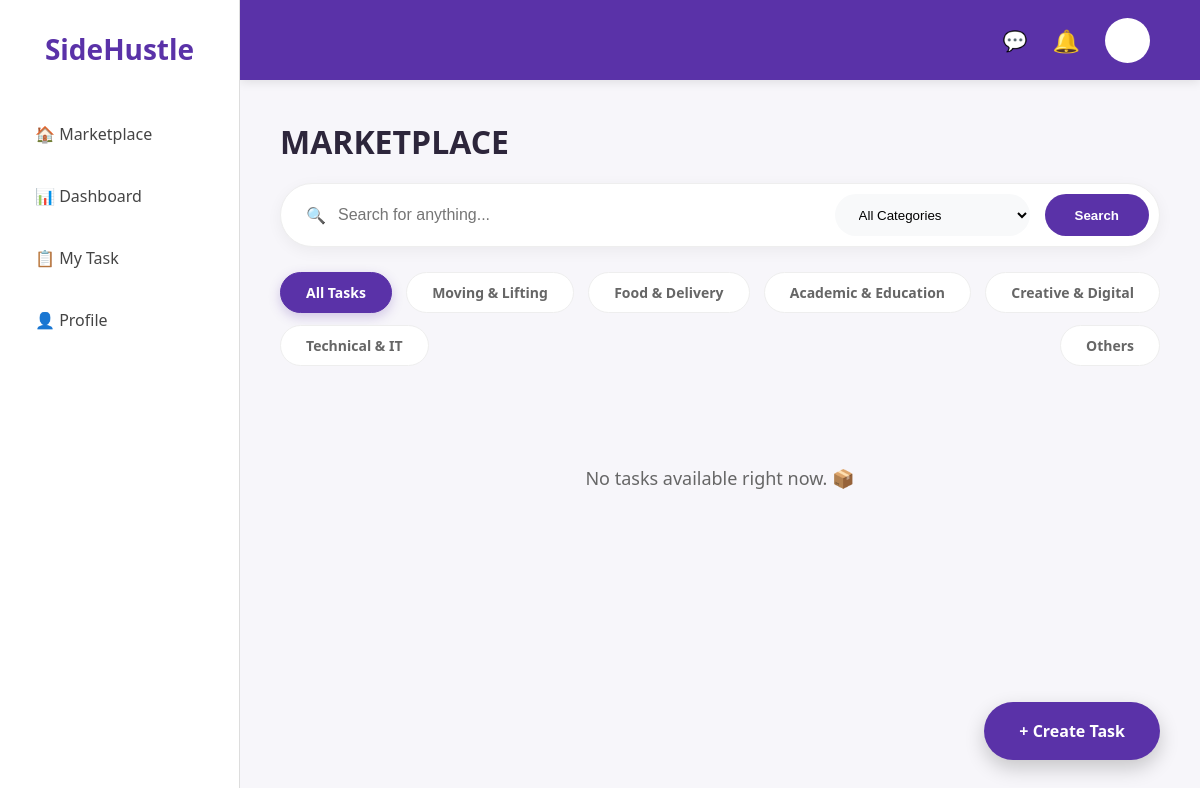
/marketplace, run on an earlier commit of the app's database.
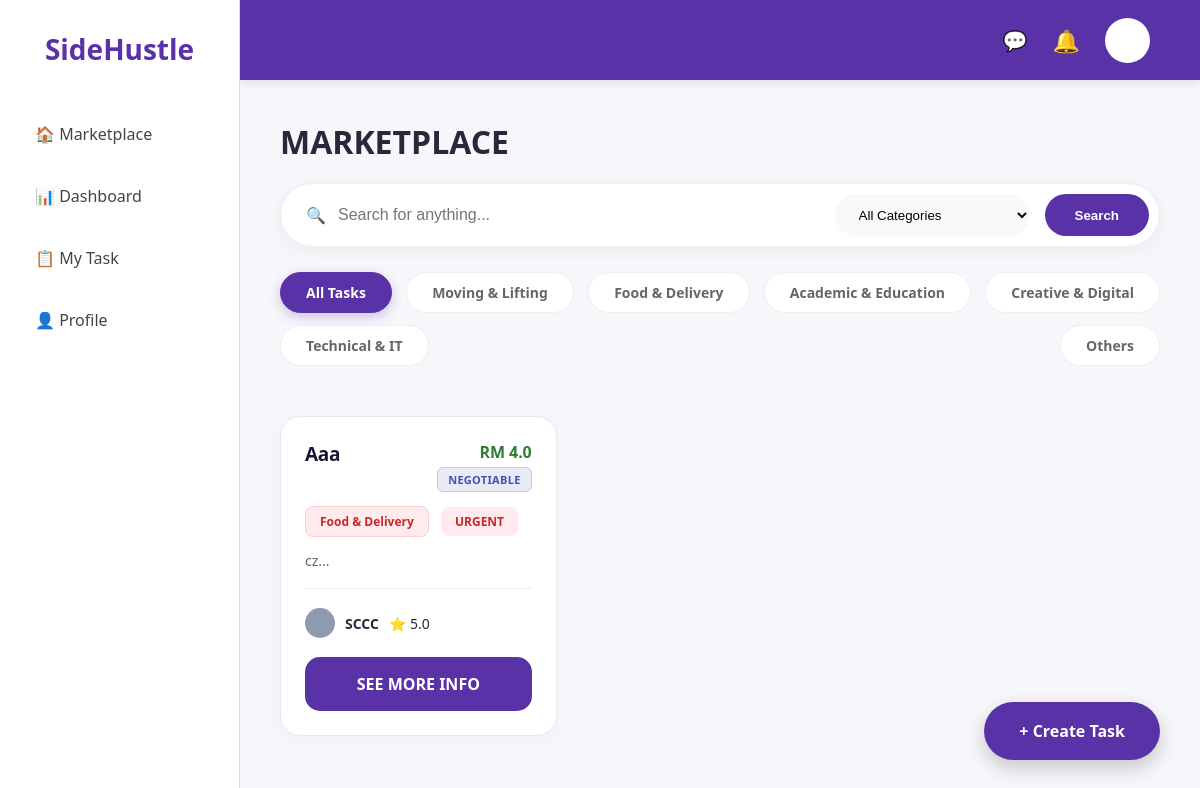
And on a later commit of the database.
### app.py (models this page shows, shortened)
class Task(db.Model):
    id = db.Column(db.Integer, primary_key=True)
    title = db.Column(db.String(100), nullable=False)
    price = db.Column(db.Float, nullable=False)
    description = db.Column(db.Text, nullable=False)
    category = db.Column(db.String(50), nullable=False)
    status = db.Column(db.String(20), default='Available')
    user = db.Column(db.String(50))
    tasker = db.Column(db.String(50))
    deadline = db.Column(db.String(50))
    capacity = db.Column(db.Integer, default=1)
    progress = db.Column(db.Integer, default=0)
    urgent = db.Column(db.Boolean, default=False)
    is_negotiable = db.Column(db.Boolean, default=False)

### app.py (the view)
@app.route('/marketplace')
def marketplace():
    cleanup_expired_tasks()
    query = request.args.get('q')
    category = request.args.get('cat')
    tasks_filter = Task.query.filter_by(status='Available')
    if query:
        tasks_filter = tasks_filter.filter(
            (Task.title.contains(query)) | (Task.description.contains(query))
        )
    if category:
        tasks_filter = tasks_filter.filter(Task.category == category)
    all_tasks = tasks_filter.all()
    current_user = None
    if 'user_id' in session:
        current_user = db.session.get(User, session['user_id'])
    return render_template('marketplace.html', tasks=all_tasks, user=current_user)

### app.py (called while the page is built, shortened)
@app.context_processor
def inject_global_unread():
    if 'user_id' not in session:
        return {"global_unread_count": 0}

@app.context_processor
def inject_notifications():
    return dict(notifications=[])

def cleanup_expired_tasks():
    today = datetime.now().strftime('%Y-%m-%d')
    expired_tasks = Task.query.filter(
        Task.deadline != "",
        Task.deadline < today,
        Task.status == 'Available'
    ).all()
    db.session.commit()

@app.context_processor
def inject_notifications():
    return dict(notifications=[])

### templates/marketplace.html (shortened to what this page needs)
{% extends "base.html" %}
{% block content %}
<h1 style="text-align: left; margin-bottom: 20px;">MARKETPLACE</h1>
<div class="search-container">
    <form action="{{ url_for('marketplace') }}" method="GET" class="search-form">
        <div class="search-input-wrapper">
            <span class="search-icon">🔍</span>
            <input type="text" name="q" placeholder="Search for anything..." value="{{ request.args.get('q', '') }}">
        </div>
        <select name="cat" class="nav-select">
            <option value="">All Categories</option>
        </select>
        <button type="submit" class="btn-search">Search</button>
    </form>
    <div class="category-chips">
        <a href="{{ url_for('marketplace') }}" class="chip {% if not request.args.get('cat') %}active{% endif %}">All Tasks</a>
        <a href="{{ url_for('marketplace', cat='Moving & Lifting') }}" class="chip chip-moving {% if request.args.get('cat') == 'Moving & Lifting' %}active{% endif %}">Moving & Lifting</a>
        <a href="{{ url_for('marketplace', cat='Food & Delivery') }}" class="chip chip-food {% if request.args.get('cat') == 'Food & Delivery' %}active{% endif %}">Food & Delivery</a>
        <a href="{{ url_for('marketplace', cat='Academic & Education') }}" class="chip chip-academic {% if request.args.get('cat') == 'Academic & Education' %}active{% endif %}">Academic & Education</a>
        <a href="{{ url_for('marketplace', cat='Creative & Digital') }}" class="chip chip-creative {% if request.args.get('cat') == 'Creative & Digital' %}active{% endif %}">Creative & Digital</a>
        <a href="{{ url_for('marketplace', cat='Technical & IT') }}" class="chip chip-technical {% if request.args.get('cat') == 'Technical & IT' %}active{% endif %}">Technical & IT</a>
        <a href="{{ url_for('marketplace', cat='Others') }}" class="chip chip-others {% if request.args.get('cat') == 'Others' %}active{% endif %}">Others</a>
    </div>
</div>
<div class="task-grid">
    {% if tasks %}
        {% for task in tasks %}
            <div class="card">
                <div style="display: flex; justify-content: space-between; align-items: flex-start; width: 100%;">
                    <h3>{{ task.title }}</h3>
                    <div style="display: flex; flex-direction: column; align-items: flex-end; gap: 4px;">
                        <span style="color: #2e7d32; font-weight: bold;">RM {{ task.price }}</span>
                        {% if task.is_negotiable %}
                            <span class="tag-negotiable">Negotiable</span>
                        {% endif %}
                    </div>
                </div>
                <div style="margin: 10px 0;">
                    <span class="tag
                        {% if task.category == 'Moving & Lifting' %}tag-moving
                        {% elif task.category == 'Food & Delivery' %}tag-food
                        {% elif task.category == 'Academic & Education' %}tag-academic
                        {% elif task.category == 'Creative & Digital' %}tag-creative
                        {% elif task.category == 'Technical & IT' %}tag-technical
                        {% elif task.category == 'Others' %}tag-others
                        {% endif %}">
                        {{ task.category }}
                    </span>
                    {% if task.urgent %}<span class="tag urgent-tag">URGENT</span>{% endif %}
                </div>
                <p style="font-size: 14px; color: #666;">{{ task.description[:100] }}...</p>
                <hr style="border: 0; border-top: 1px solid #eee; margin: 15px 0;">
                <div style="display: flex; align-items: center; gap: 10px; font-size: 14px;">
                    <div style="width: 30px; height: 30px; background: #8e9aaf; border-radius: 50%;"></div>
                    <span><strong>{{ task.user }}</strong></span>
                    <span>⭐ {{ task.rating if task.rating else '5.0' }}</span>
                </div>
                <a href="{{ url_for('task_detail', task_id=task.id) }}" class="btn-primary" style="display: block; text-align: center; margin-top: 15px; text-decoration: none;">SEE MORE INFO</a>
            </div>
        {% endfor %}
    {% else %}
        <div style="grid-column: 1 / -1; text-align: center; padding: 50px;">
            <p style="color: #666; font-size: 18px;">No tasks available right now. 📦</p>
        </div>
    {% endif %}
</div>
<a href="{{ url_for('post_task') }}" class="fab">+ Create Task</a>
{% endblock %}

### templates/base.html (shortened to what this page needs)
<!DOCTYPE html>
<html>
<head>
    <link rel="stylesheet" href="{{ url_for('static', filename='style.css') }}">
</head>
<body>
    <div class="main-layout">
        <div class="sidebar">
            <div class="sidebar-top">
                <h2>SideHustle</h2>
                <div class="sidebar-menu">
                    <a href="{{ url_for('marketplace') }}">🏠 Marketplace</a>
                    <a href="{{ url_for('dashboard') }}">📊 Dashboard</a>
                    <a href="{{ url_for('my_task') }}" style="position: relative;">
                        📋 My Task
                    </a>
                    <a href="{{ url_for('profile') }}">👤 Profile</a>
                </div>
            </div>
        </div>
        <div class="top-nav">
            <div class="nav-icons" style="display: flex; align-items: center; gap: 25px;">
                <a href="{{ url_for('private_inbox') }}" class="msg-nav-link" style="text-decoration: none; color: white; position: relative; font-size: 20px; display: inline-flex; align-items: center;">
                    💬
                </a>
                <div class="notification-container" style="position: relative; display: inline-flex; align-items: center;">
                    <span id="bell-icon" style="cursor: pointer; font-size: 22px; color: white;">🔔</span>
                </div>
                <div class="profile-circle"></div>
            </div>
        </div>
        <div class="content">
            {% block content %}{% endblock %}
        </div>
    </div>
</body>
</html>

What changed in the data, as far as the page shows it:
now on this page (row edited): Task: title "Aaa", price "4.0", is_negotiable "NEGOTIABLE", category "Food & Delivery", urgent "URGENT", description "cz", user "SCCC", rating "5.0"
Also different on the page:
text no longer shown: "No tasks available right now. 📦"
